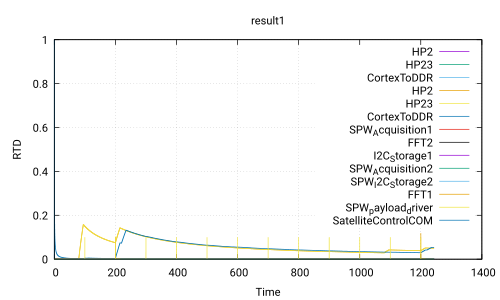

Write the gnuplot code that produced this figure.
 set title 'result1'
 set ylabel 'RTD'
 set xlabel 'Time'
 set grid
 set term pdf
 set output 'Use_case_DoubleCamera_noSafety.ATIPPIC0.executable220.0_120.0.pdf'
 plot 'Use_case_DoubleCamera_noSafety.ATIPPIC0.executable220.0_120.0.csv' using 1:2 with lines title 'HP2','Use_case_DoubleCamera_noSafety.ATIPPIC0.executable220.0_120.0.csv' using 1:3 with lines title 'HP23','Use_case_DoubleCamera_noSafety.ATIPPIC0.executable220.0_120.0.csv' using 1:4 with lines title 'CortexToDDR','Use_case_DoubleCamera_noSafety.ATIPPIC0.executable220.0_120.0.csv' using 1:5 with lines title 'HP2','Use_case_DoubleCamera_noSafety.ATIPPIC0.executable220.0_120.0.csv' using 1:6 with lines title 'HP23','Use_case_DoubleCamera_noSafety.ATIPPIC0.executable220.0_120.0.csv' using 1:7 with lines title 'CortexToDDR','Use_case_DoubleCamera_noSafety.ATIPPIC0.executable220.0_120.0.csv' using 1:8 with lines title 'SPW_Acquisition1','Use_case_DoubleCamera_noSafety.ATIPPIC0.executable220.0_120.0.csv' using 1:9 with lines title 'FFT2','Use_case_DoubleCamera_noSafety.ATIPPIC0.executable220.0_120.0.csv' using 1:10 with lines title 'I2C_Storage1','Use_case_DoubleCamera_noSafety.ATIPPIC0.executable220.0_120.0.csv' using 1:11 with lines title 'SPW_Acquisition2','Use_case_DoubleCamera_noSafety.ATIPPIC0.executable220.0_120.0.csv' using 1:12 with lines title 'SPW_I2C_Storage2','Use_case_DoubleCamera_noSafety.ATIPPIC0.executable220.0_120.0.csv' using 1:13 with lines title 'FFT1','Use_case_DoubleCamera_noSafety.ATIPPIC0.executable220.0_120.0.csv' using 1:14 with lines title 'SPW_payload_driver','Use_case_DoubleCamera_noSafety.ATIPPIC0.executable220.0_120.0.csv' using 1:15 with lines title 'SatelliteControlCOM'
